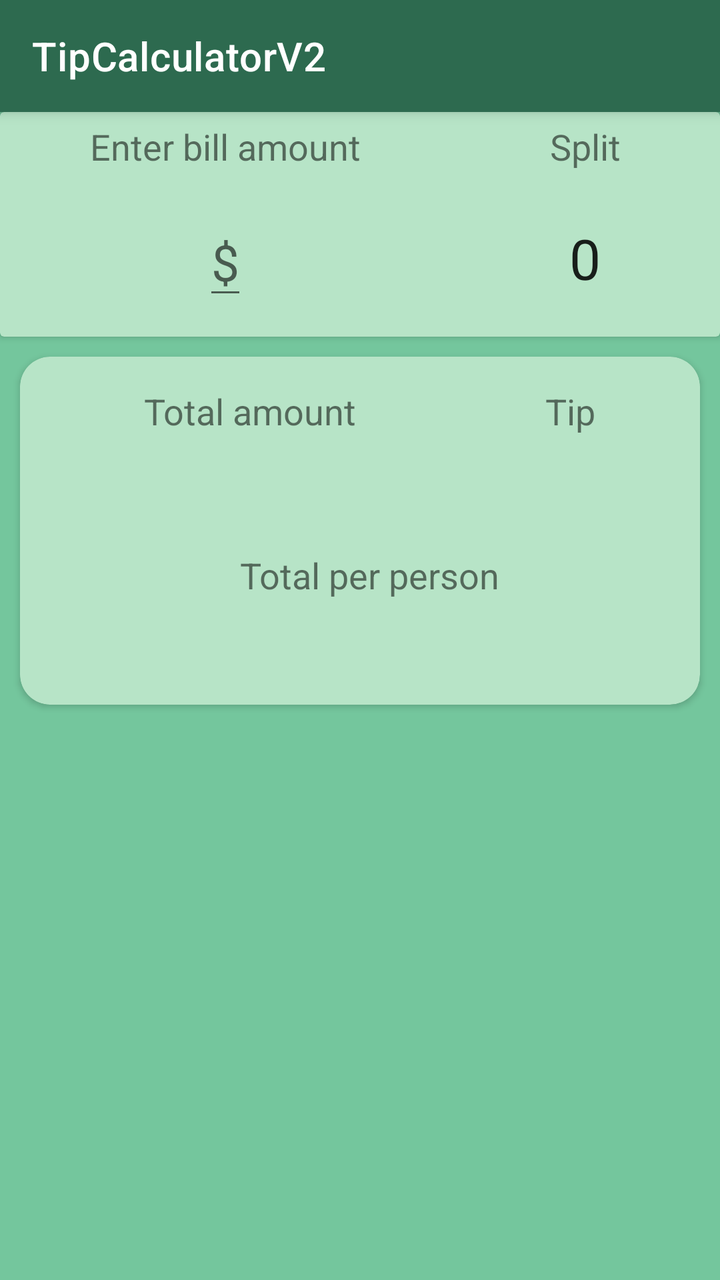
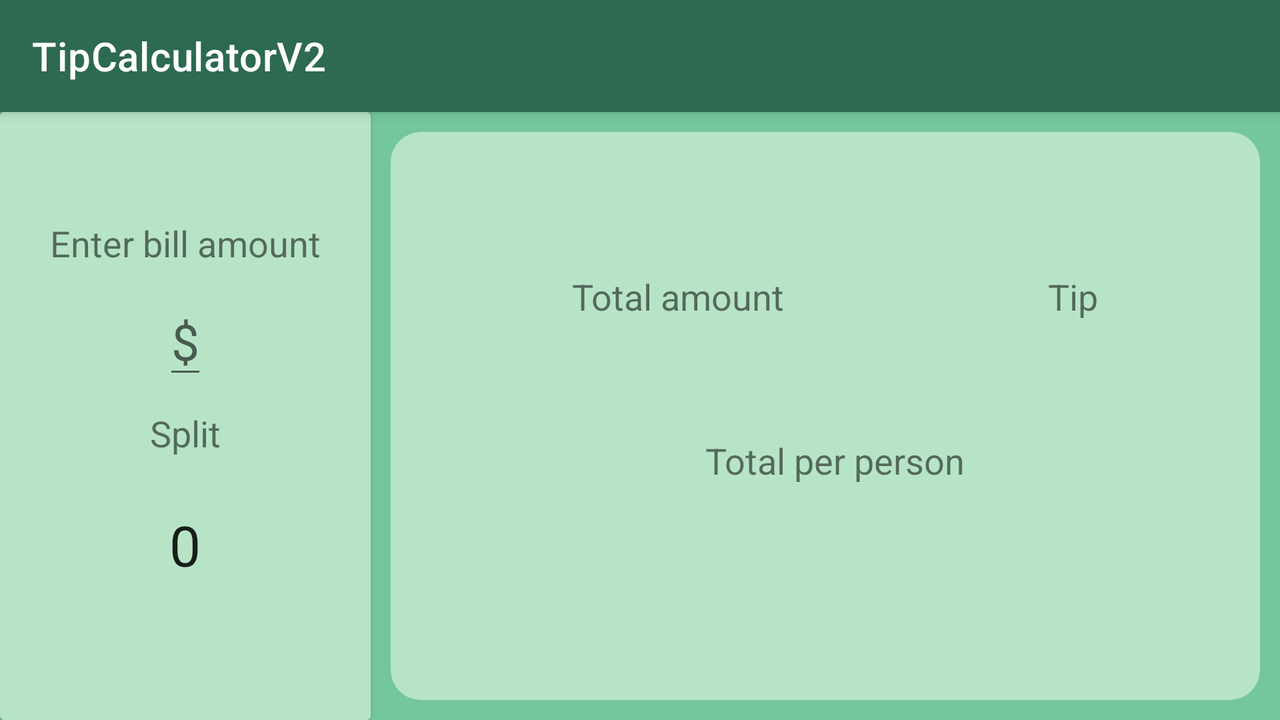

Two renders of one Android screen. The first uses the default layout on a phone; the second uses the alternative layout the repository ships for a different screen configuration, on a matching device. The two XML files are below.
<!-- AndroidManifest.xml: application theme Theme.TipCalculatorV2 -->
<!-- res/layout/activity_main.xml -->
<?xml version="1.0" encoding="utf-8"?>
<androidx.appcompat.widget.LinearLayoutCompat xmlns:android="http://schemas.android.com/apk/res/android"
    xmlns:tools="http://schemas.android.com/tools"
    android:layout_width="match_parent"
    android:layout_height="match_parent"
    xmlns:app="http://schemas.android.com/apk/res-auto"
    android:orientation="vertical"
    tools:context=".MainActivity"
    android:background="#74C69D">

    <androidx.appcompat.widget.Toolbar
    android:id="@+id/my_toolbar"
    android:layout_width="match_parent"
    android:layout_height="?attr/actionBarSize"
    android:background="#2D6A4F"
    android:elevation="4dp"
    android:theme="@style/ThemeOverlay.AppCompat.ActionBar"
    app:popupTheme="@style/ThemeOverlay.AppCompat.Light"
    app:title="@string/app_name"
    app:titleTextColor="@color/white">

    <ImageView
        android:id="@+id/settings"
        android:layout_width="wrap_content"
        android:layout_height="wrap_content"
        android:scaleX="1.5"
        android:scaleY="1.5"
        app:srcCompat="@drawable/baseline_settings_white_24dp"
        android:layout_gravity="end"
        android:layout_margin="10dp"
        android:contentDescription="@string/settingsIcon"
        style="@style/Widget.AppCompat.Button.Borderless"/>



</androidx.appcompat.widget.Toolbar>


    <androidx.cardview.widget.CardView
        android:layout_width="match_parent"
        android:layout_height="wrap_content"
        app:cardBackgroundColor="#B7E4C7">

        <TableLayout
            android:layout_width="match_parent"
            android:layout_height="match_parent"
            android:stretchColumns="*">

            <TableRow
                android:padding="5dp">
                <TextView
                    android:layout_width="fill_parent"
                    android:layout_height="wrap_content"
                    android:layout_span="1"
                    android:layout_gravity="center"
                    android:textSize="18sp"
                    android:text="@string/enter_bill_amount" />

                <TextView
                    android:layout_width="fill_parent"
                    android:layout_height="wrap_content"
                    android:layout_span="1"
                    android:layout_gravity="center"
                    android:textSize="18sp"
                    android:text="@string/split" />

            </TableRow>

            <TableRow
                android:padding="5dp">
                <EditText
                    android:id="@+id/billInput"
                    android:layout_width="wrap_content"
                    android:layout_height="wrap_content"
                    android:layout_gravity="center"
                    android:textSize="25sp"
                    android:inputType="numberDecimal"
                    android:hint="@string/currencySign"
                    android:autofillHints="" />

                <NumberPicker
                    android:id="@+id/splitPicker"
                    android:layout_width="wrap_content"
                    android:layout_height="68dp"
                    android:layout_gravity="center"
                    android:scaleX="2"
                    android:scaleY="2">
                </NumberPicker>

            </TableRow>
        </TableLayout>

    </androidx.cardview.widget.CardView>

    <androidx.cardview.widget.CardView
        android:layout_margin="10dp"
        android:layout_width="match_parent"
        android:layout_height="wrap_content"
        app:cardCornerRadius="15dp"
        app:cardBackgroundColor="#B7E4C7">

        <TableLayout
            android:padding="10dp"
            android:layout_width="match_parent"
            android:layout_height="match_parent"
            android:stretchColumns="*">


            <TableRow
                android:padding="5dp">
                <TextView
                    android:layout_width="fill_parent"
                    android:layout_height="wrap_content"
                    android:layout_span="1"
                    android:layout_gravity="center"
                    android:textSize="18sp"
                    android:text="@string/total_amount" />

                <TextView
                    android:layout_width="fill_parent"
                    android:layout_height="wrap_content"
                    android:layout_span="1"
                    android:layout_gravity="center"
                    android:textSize="18sp"
                    android:text="@string/tip" />

            </TableRow>

            <TableRow
                android:padding="2dp">
                <TextView
                    android:id="@+id/showTotal"
                    android:layout_width="fill_parent"
                    android:layout_height="wrap_content"
                    android:layout_span="1"
                    android:layout_gravity="center"
                    android:textSize="25sp"
                    android:textColor="#2D6A4F"
                    android:textStyle="bold"
                    android:text="" />

                <TextView
                    android:id="@+id/showTipPercent"
                    android:layout_width="fill_parent"
                    android:layout_height="wrap_content"
                    android:layout_span="1"
                    android:layout_gravity="center"
                    android:textSize="25sp"
                    android:textColor="#2D6A4F"
                    android:textStyle="bold"
                    android:text="" />

            </TableRow>

            <TableRow
                android:layout_marginTop="10dp"
                android:padding="5dp">
                <TextView
                    android:layout_width="fill_parent"
                    android:layout_height="wrap_content"
                    android:layout_span="2"
                    android:layout_gravity="center"
                    android:textSize="18sp"
                    android:text="@string/total_per_person" />

            </TableRow>

            <TableRow
                android:padding="2dp">
                <TextView
                    android:id="@+id/showSplitBill"
                    android:layout_width="fill_parent"
                    android:layout_height="wrap_content"
                    android:layout_span="2"
                    android:layout_gravity="center"
                    android:textSize="25sp"
                    android:textColor="#2D6A4F"
                    android:textStyle="bold"
                    android:text="" />

            </TableRow>

        </TableLayout>
    </androidx.cardview.widget.CardView>






  </androidx.appcompat.widget.LinearLayoutCompat>
<!-- resources referenced by this layout -->
<resources>
  <string name="app_name">TipCalculatorV2</string>
  <string name="currencySign">$</string>
  <string name="enter_bill_amount">Enter bill amount</string>
  <string name="settingsIcon">settingsIcon</string>
  <string name="split">Split</string>
  <string name="tip">Tip</string>
  <string name="total_amount">Total amount</string>
  <string name="total_per_person">Total per person</string>
  <style name="Theme.TipCalculatorV2" parent="Theme.MaterialComponents.DayNight.DarkActionBar">
          
          <item name="colorPrimary">@color/purple_500</item>
          <item name="colorPrimaryVariant">@color/purple_700</item>
          <item name="colorOnPrimary">@color/white</item>
          
          <item name="colorSecondary">@color/teal_200</item>
          <item name="colorSecondaryVariant">@color/teal_700</item>
          <item name="colorOnSecondary">@color/black</item>
          
          <item name="android:statusBarColor" tools:targetApi="l">?attr/colorPrimaryVariant</item>
          
      </style>
</resources>
<!-- res/layout-land/activity_main.xml (the author's variant of the layout above) -->
<!-- drawn on the phone turned sideways -->
<?xml version="1.0" encoding="utf-8"?>
<androidx.appcompat.widget.LinearLayoutCompat xmlns:android="http://schemas.android.com/apk/res/android"
    xmlns:tools="http://schemas.android.com/tools"
    android:layout_width="match_parent"
    android:layout_height="match_parent"
    xmlns:app="http://schemas.android.com/apk/res-auto"
    android:orientation="vertical"
    tools:context=".MainActivity"
    android:background="#74C69D">

    <androidx.appcompat.widget.Toolbar
    android:id="@+id/my_toolbar"
    android:layout_width="match_parent"
    android:layout_height="?attr/actionBarSize"
    android:background="#2D6A4F"
    android:elevation="4dp"
    android:theme="@style/ThemeOverlay.AppCompat.ActionBar"
    app:popupTheme="@style/ThemeOverlay.AppCompat.Light"
    app:title="@string/app_name"
    app:titleTextColor="@color/white">

    <ImageView
        android:id="@+id/settings"
        android:layout_width="wrap_content"
        android:layout_height="wrap_content"
        android:scaleX="1.5"
        android:scaleY="1.5"
        app:srcCompat="@drawable/baseline_settings_white_24dp"
        android:layout_gravity="end"
        android:layout_margin="10dp"
        android:contentDescription="@string/settingsIcon"
        style="@style/Widget.AppCompat.Button.Borderless"/>



    </androidx.appcompat.widget.Toolbar>

    <androidx.appcompat.widget.LinearLayoutCompat
        android:layout_width="match_parent"
        android:layout_height="match_parent"
        android:orientation="horizontal">

        <androidx.cardview.widget.CardView

            android:layout_width="wrap_content"
            android:layout_height="match_parent"
            app:cardBackgroundColor="#B7E4C7">

            <TableLayout
                android:layout_gravity="center"
                android:layout_width="match_parent"
                android:layout_height="wrap_content"
                android:stretchColumns="1"
                android:padding="20dp">

                <TableRow android:padding="5dp">

                    <TextView
                        android:layout_width="wrap_content"
                        android:layout_height="wrap_content"
                        android:layout_gravity="center"
                        android:text="@string/enter_bill_amount"
                        android:textSize="18sp" />

                </TableRow>

                <TableRow android:padding="5dp">
                    <EditText
                        android:id="@+id/billInput"
                        android:layout_width="wrap_content"
                        android:layout_height="wrap_content"
                        android:layout_gravity="center"
                        android:autofillHints=""
                        android:hint="@string/currencySign"
                        android:inputType="numberDecimal"
                        android:textSize="25sp" />

                </TableRow>
                <TableRow android:padding="5dp">
                    <TextView
                        android:layout_width="wrap_content"
                        android:layout_height="wrap_content"
                        android:layout_gravity="center"
                        android:text="@string/split"
                        android:textSize="18sp" />
                </TableRow>

                <TableRow android:padding="5dp">

                    <NumberPicker
                        android:id="@+id/splitPicker"
                        android:layout_width="wrap_content"
                        android:layout_height="68dp"
                        android:layout_gravity="center"
                        android:scaleX="2"
                        android:scaleY="2" />
                </TableRow>

            </TableLayout>

        </androidx.cardview.widget.CardView>

        <androidx.cardview.widget.CardView

            android:layout_margin="10dp"
            android:layout_width="wrap_content"
            android:layout_height="match_parent"
            app:cardBackgroundColor="#B7E4C7"
            app:cardCornerRadius="15dp">

            <TableLayout
                android:padding="20dp"
                android:layout_width="match_parent"
                android:layout_height="wrap_content"
                android:layout_gravity="center"
                android:stretchColumns="*">


                <TableRow
                    android:padding="5dp">
                    <TextView
                        android:layout_width="fill_parent"
                        android:layout_height="wrap_content"
                        android:layout_span="1"
                        android:layout_gravity="center"
                        android:textSize="18sp"
                        android:text="@string/total_amount" />

                    <TextView
                        android:layout_width="fill_parent"
                        android:layout_height="wrap_content"
                        android:layout_span="1"
                        android:layout_gravity="center"
                        android:textSize="18sp"
                        android:text="@string/tip" />

                </TableRow>

                <TableRow
                    android:padding="2dp">
                    <TextView
                        android:id="@+id/showTotal"
                        android:layout_width="fill_parent"
                        android:layout_height="wrap_content"
                        android:layout_span="1"
                        android:layout_gravity="center"
                        android:textSize="25sp"
                        android:textColor="#2D6A4F"
                        android:textStyle="bold"
                        android:text="" />

                    <TextView
                        android:id="@+id/showTipPercent"
                        android:layout_width="fill_parent"
                        android:layout_height="wrap_content"
                        android:layout_span="1"
                        android:layout_gravity="center"
                        android:textSize="25sp"
                        android:textColor="#2D6A4F"
                        android:textStyle="bold"
                        android:text="" />

                </TableRow>

                <TableRow
                    android:layout_marginTop="10dp"
                    android:padding="5dp">
                    <TextView
                        android:layout_width="fill_parent"
                        android:layout_height="wrap_content"
                        android:layout_span="2"
                        android:layout_gravity="center"
                        android:textSize="18sp"
                        android:text="@string/total_per_person" />

                </TableRow>

                <TableRow
                    android:padding="2dp">
                    <TextView
                        android:id="@+id/showSplitBill"
                        android:layout_width="fill_parent"
                        android:layout_height="wrap_content"
                        android:layout_span="2"
                        android:layout_gravity="center"
                        android:textSize="25sp"
                        android:textColor="#2D6A4F"
                        android:textStyle="bold"
                        android:text="" />

                </TableRow>

            </TableLayout>
        </androidx.cardview.widget.CardView>


    </androidx.appcompat.widget.LinearLayoutCompat>

  </androidx.appcompat.widget.LinearLayoutCompat>
